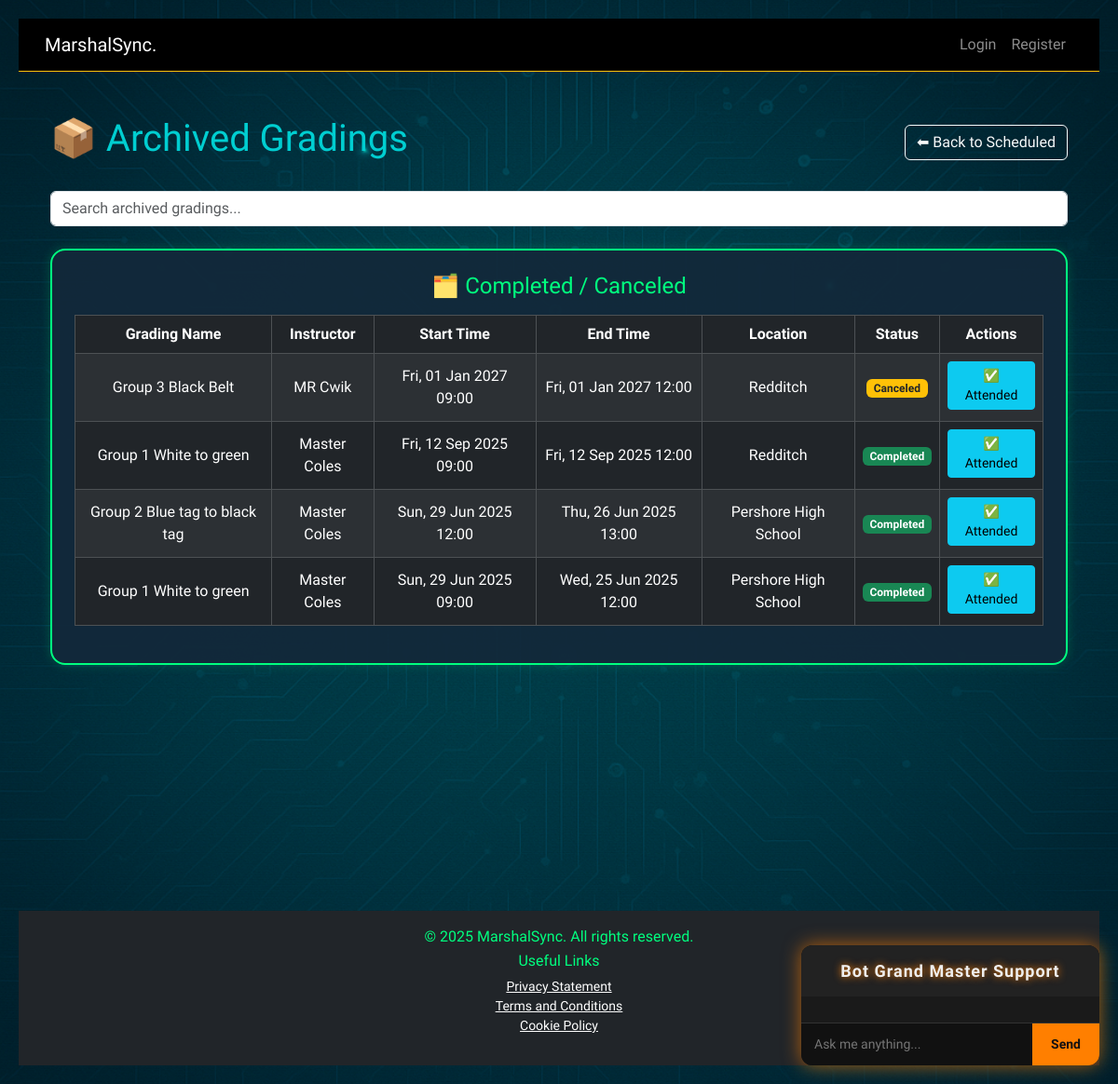
Page /grading_list/archive/ on the committed database.
### gradings/models.py (models this page shows, shortened)
class Grading(models.Model):
    STATUS_CHOICES = [
        ('scheduled', 'Scheduled'),
        ('completed', 'Completed'),
        ('canceled', 'Canceled'),
    ]
    class_name = models.CharField(max_length=100)
    instructor = models.CharField(max_length=100)
    examiner = models.CharField(max_length=100, blank=True, null=True)
    start_time = models.DateTimeField()
    end_time = models.DateTimeField()
    location = models.CharField(max_length=200, blank=True, null=True)
    description = models.TextField(blank=True, null=True)
    status = models.CharField(
        max_length=10,
        choices=STATUS_CHOICES,
        default='scheduled',
    )
    archived = models.BooleanField(default=False)

### gradings/views.py (the view)
# urls.py: path('archive/', views.grading_archive, name='grading_archive'),
def grading_archive(request):
    query = request.GET.get("q", "")
    gradings_qs = Grading.objects.filter(status__in=["completed", "canceled"])
    if query:
        gradings_qs = gradings_qs.filter(
            Q(class_name__icontains=query) |
            Q(instructor__icontains=query)
        )
    gradings_qs = gradings_qs.order_by("-start_time")
    paginator = Paginator(gradings_qs, 10)
    page = request.GET.get("page")
    gradings = paginator.get_page(page)
    return render(request, "gradings/grading_archive.html", {
        "gradings": gradings,
        "query": query,
    })

### gradings/templates/gradings/grading_archive.html (shortened to what this page needs)
{% extends 'layout.html' %}
{% block content %}
<div class="container py-4">
  <div class="d-flex justify-content-between align-items-center mb-4">
    <h1 class="text-glow">📦 Archived Gradings</h1>
    <a href="{% url 'gradings:grading_list' %}" class="btn btn-outline-light">⬅ Back to Scheduled</a>
  </div>
  <form method="GET" class="mb-4">
    <input type="text" name="q" value="{{ query }}" class="form-control" placeholder="Search archived gradings..." />
  </form>
  <div class="tile">
    <h4 class="mb-3">🗂️ Completed / Canceled</h4>
    <table class="table table-dark table-striped table-bordered rounded align-middle">
      <thead>
        <tr>
          <th>Grading Name</th>
          <th>Instructor</th>
          <th>Start Time</th>
          <th>End Time</th>
          <th>Location</th>
          <th>Status</th>
          <th>Actions</th>
        </tr>
      </thead>
      <tbody>
        {% for grading in gradings %}
        <tr>
          <td>{{ grading.class_name }}</td>
          <td>{{ grading.instructor }}</td>
          <td>{{ grading.start_time|date:"D, d M Y H:i" }}</td>
          <td>{{ grading.end_time|date:"D, d M Y H:i" }}</td>
          <td>{{ grading.location }}</td>
          <td>
            {% if grading.status == 'completed' %}
              <span class="badge bg-success">Completed</span>
            {% elif grading.status == 'canceled' %}
              <span class="badge bg-warning text-dark">Canceled</span>
            {% else %}
              <span class="badge bg-secondary">Unknown</span>
            {% endif %}
          </td>
          <td>
            <a href="{% url 'gradings:grading_attended' grading.id %}" class="btn btn-sm btn-info mb-1">
              ✅ Attended
            </a>
          </td>
        </tr>
        {% empty %}
        <tr><td colspan="7">No archived gradings found.</td></tr>
        {% endfor %}
      </tbody>
    </table>
  </div>
</div>
{% endblock %}

### cwiktana/static/css/style.css (style rules this page uses)
body { font-family: 'Rajdhani', sans-serif; background: url('../images/circuit_bg.png') no-repeat center center fixed; background-size: cover; color: #e0f7fa; margin: 0; padding: 20px; }
h1, h2, h3 { color: #00CED1; }
.tile { display: block; background: rgba(18, 41, 58, 0.95); border: 2px solid #00FF7F; border-radius: 1rem; padding: 1.5rem; text-align: center; text-decoration: none; color: #e0f7fa; height: 100%; box-shadow: 0 0 12px rgba(0, 255, 127, 0.2); transition: transform 0.3s ease, box-shadow 0.3s ease, background 0.3s ease; }
.tile h4 { margin-bottom: 0.5rem; color: #00FF7F; }
.mb-4 { color: #00FF7F; }
.mb-3 { color: #00FF7F; }

### rows in the picture
Grading: class_name "Group 3 Black Belt", instructor "MR Cwik", start_time "Fri, 01 Jan 2027 09:00", end_time "Fri, 01 Jan 2027 12:00", location "Redditch", status "Canceled"
Grading: class_name "Group 1 White to green", instructor "Master Coles", start_time "Fri, 12 Sep 2025 09:00", end_time "Fri, 12 Sep 2025 12:00", location "Redditch", status "Completed"
Grading: class_name "Group 2 Blue tag to black tag", instructor "Master Coles", start_time "Sun, 29 Jun 2025 12:00", end_time "Thu, 26 Jun 2025 13:00", location "Pershore High School", status "Completed"
Grading: class_name "Group 1 White to green", instructor "Master Coles", start_time "Sun, 29 Jun 2025 09:00", end_time "Wed, 25 Jun 2025 12:00", location "Pershore High School", status "Completed"
